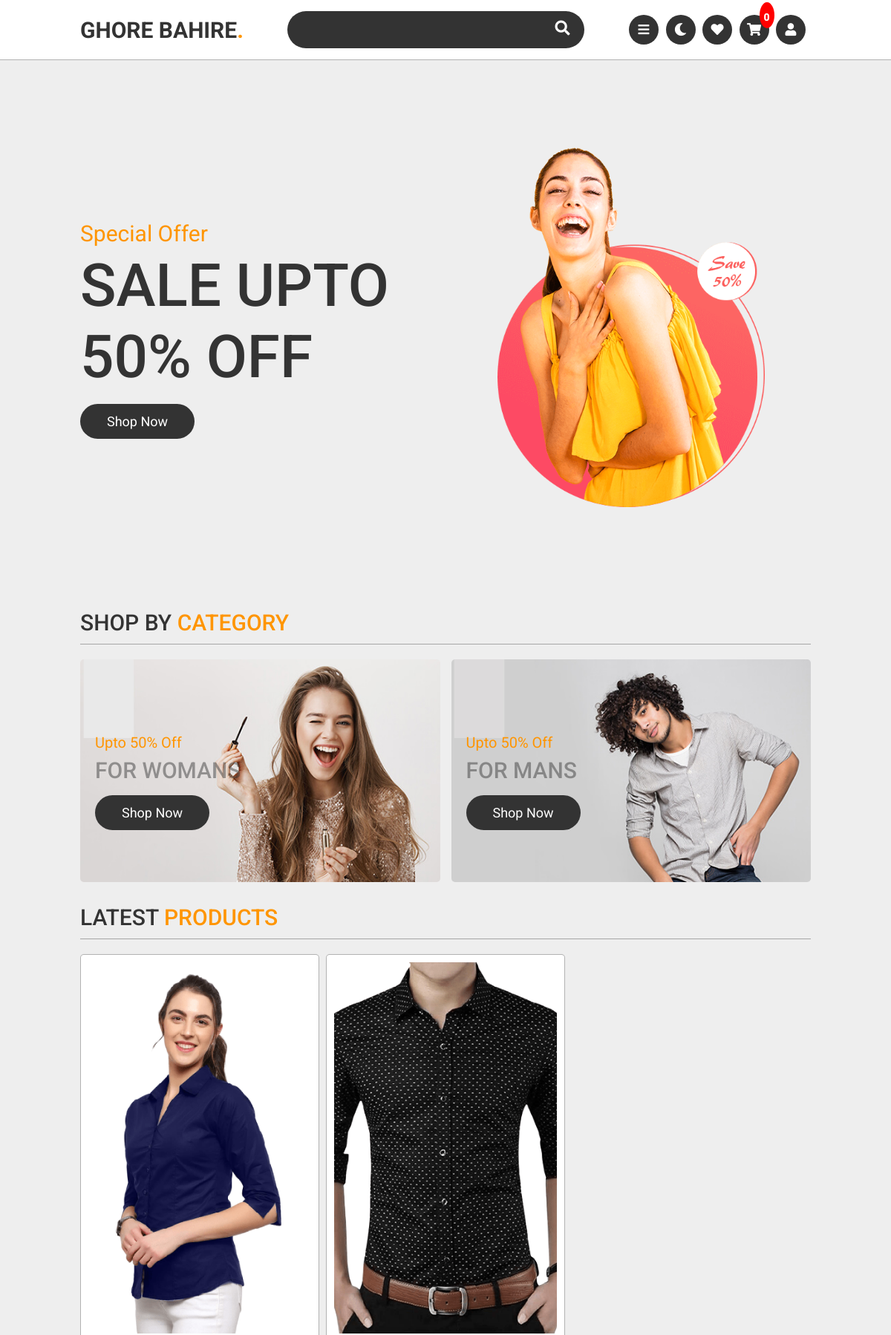
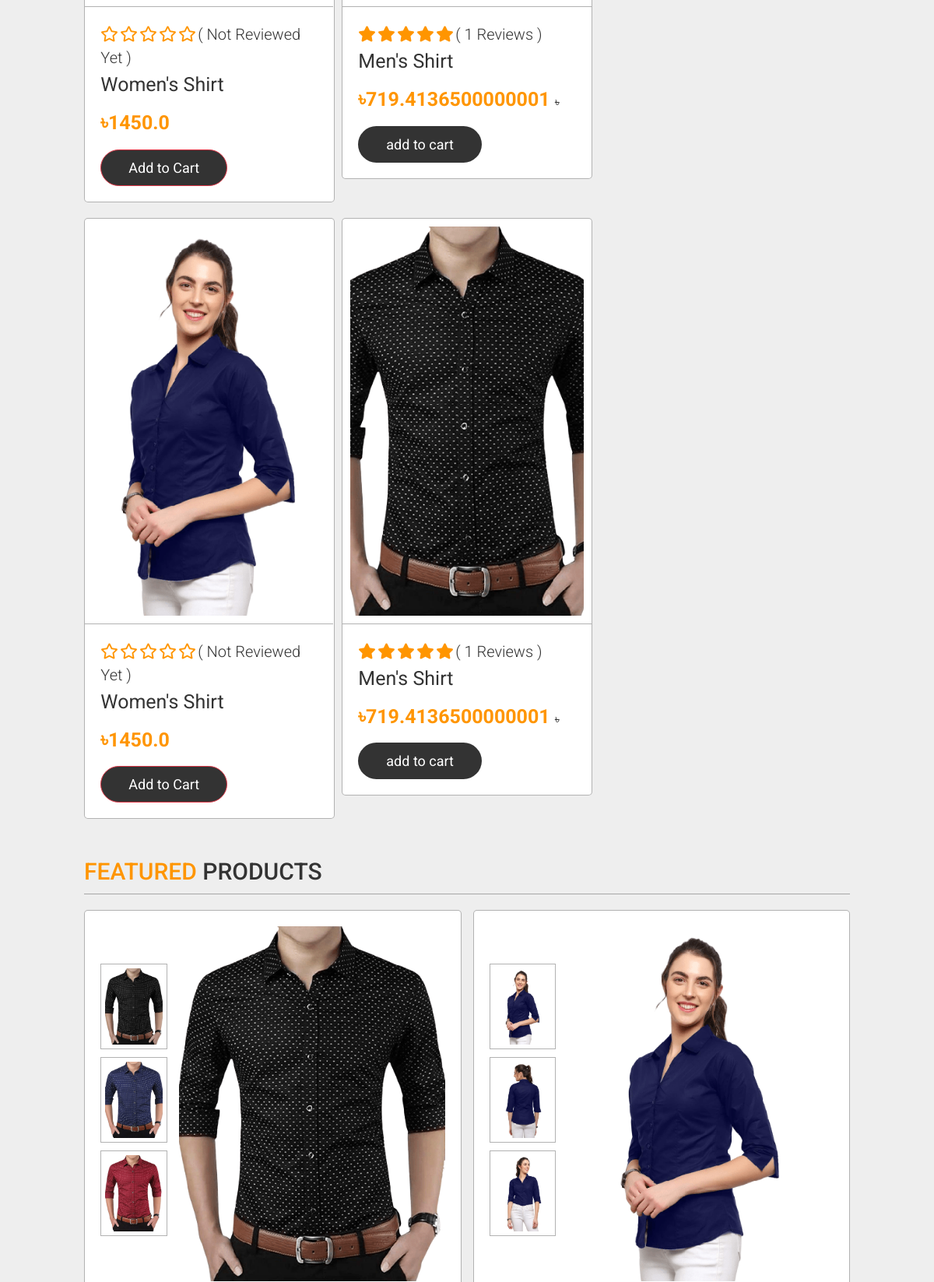
The page / (upper part) on the database its author committed (2 pictures, top to bottom).
### store/models.py (models this page shows, shortened)
class ProductImages(models.Model):
    product =  models.ForeignKey(Product, null=True, on_delete= models.CASCADE)
    img = models.ImageField(default="product-pic.jpg",null = True,blank = True)

class Product(models.Model):
    FOR = (
        ('woman','Woman'),
        ('man', 'Man')
    )
    shopowner = models.ForeignKey(ShopOwner, null=True, on_delete= models.CASCADE)
    name = models.CharField(max_length=200,blank = True, null=True)
    price = models.FloatField(default=0,null=True)
    category = models.ManyToManyField(Category)
    description = models.CharField(max_length=2000, null=True,blank=True)
    date_created = models.DateTimeField(auto_now_add=True, null=True)
    quantity = models.CharField(max_length=100,blank = True, null=True)
    digital = models.BooleanField(default=False, null=True, blank=False)
    color = models.ManyToManyField(Color)
    size = models.ManyToManyField(Size)
    stock = models.IntegerField(default=0, null = True,blank = True)
    discount = models.IntegerField(default=0, null = True,blank = True)
    discount_amount = models.FloatField(default=0, null = True,blank = True)
    rate = models.FloatField(default=0, null = True,blank = True)
    featured = models.BooleanField(default=False,blank=True,null=True)
    c_for = models.CharField(max_length=200,blank=True, null=True,choices=FOR)

### store/views.py (the view)
# urls.py: path('',include('store.urls')),
def store(request):
    total_products = Product.objects.all().count()
    latest_products = Product.objects.all()[:10]
    if total_products > 10:
        after_latest = Product.objects.all()[10:]
    else:
        after_latest = Product.objects.all()[:10]
    for i in latest_products:
        i.images = ProductImages.objects.filter(product = i)[:1]
        i.total_review = Review.objects.filter(product = i).count()
    for j in after_latest:
        j.images = ProductImages.objects.filter(product = j)[:1]
        j.total_review = Review.objects.filter(product = j).count()
    featured_products1 = Product.objects.filter(featured = 'True')[:1]
    featured_products2 = Product.objects.filter(featured = 'True')[1:2]
    featured_products3 = Product.objects.filter(featured = 'True')[2:3]
    for k in featured_products1:
        k.images = ProductImages.objects.filter(product = k)
        k.big_image = ProductImages.objects.filter(product = k)[:1]
        k.total_review = Review.objects.filter(product = k).count()
    for k in featured_products2:
        k.images = ProductImages.objects.filter(product = k)
        k.big_image = ProductImages.objects.filter(product = k)[:1]
        k.total_review = Review.objects.filter(product = k).count()
    for k in featured_products3:
        k.images = ProductImages.objects.filter(product = k)
        k.big_image = ProductImages.objects.filter(product = k)[:1]
        k.total_review = Review.objects.filter(product = k).count()
    if request.user.is_authenticated:
        customer = request.user.customer
        order, created = Order.objects.get_or_create(customer=customer, complete=False)
        cartItems = order.get_cart_items
    else:
        cookieData = cookieCart(request)
        cartItems = cookieData['cartItems']
        order = cookieData['order']
    reviews = Review.objects.all().order_by('-created_at')
    total_reviews = reviews.count()
    context = {
        'reviews':reviews,
        'total_reviews':total_reviews,
        'featured_products1':featured_products1,
        'featured_products2':featured_products2,
        'featured_products3':featured_products3,
        'after_latest':after_latest,
        'cartItems':cartItems,
        'latest_products':latest_products,
        'i.images':i.images,
        'i.total_review':i.total_review,
        'j.images':j.images,
        'j.total_review':j.total_review,
        'k.images':k.images,
        'k.big_image':k.big_image,
        'k.total_review':k.total_review,
    }
    return render(request, 'store/store.html',context)

### store/utils.py (called while the page is built, shortened)
def cookieCart(request):
    try:
        cart = json.loads(request.COOKIES['cart'])
    except:
        cart = {}
    items = []
    order = {'get_cart_total':0, 'get_cart_items':0,'shipping':False}
    cartItems = order['get_cart_items']
    return {"cartItems":cartItems,"order":order,"items":items}

### store/templates/store/store.html (shortened to what this page needs)
{% extends 'main.html' %}
{% block main %}
<section class="home" id="home">
    <div class="content">
        <span>special offer</span>
        <h3>sale upto 50% off</h3>
        <a href="#" class="btn">shop now</a>
    </div>
    <div class="image">
        <img src="images/home-img.png" alt="">
    </div>
</section>
<section class="category">
    <h1 class="heading"> shop by <span>category</span> </h1>
    <div class="box-container">
        <div class="box">
            <img src="images/cat-1.jpg" alt="">
            <div class="content">
                <span>upto 50% off</span>
                <h3>for womans</h3>
                <a href="/category/woman" class="btn">shop now</a>
            </div>
        </div>
        <div class="box">
            <img src="images/cat-2.jpg" alt="">
            <div class="content">
                <span>upto 50% off</span>
                <h3>for mans</h3>
                <a href="/category/man" class="btn">shop now</a>
            </div>
        </div>
    </div>
</section>
<section class="products" id="products">
    <h1 class="heading"> latest <span>products</span> </h1>
<div class="swiper-container product-slider gap">
    <div class="swiper-wrapper">
        {% for i in latest_products %}
        <div class="swiper-slide">
            <div class="slide">
                <div class="image">
                    {% for j in i.images %}
                        <img src="{{ j.img.url }}" alt="">
                    {% endfor %}
                </div>
                <div class="content">
                    <div class="stars">
                        {% if i.rate <= 0 %}
                        <i class="far fa-star"></i>
                        <i class="far fa-star"></i>
                        <i class="far fa-star"></i>
                        <i class="far fa-star"></i>
                        <i class="far fa-star"></i>
                        {% elif i.rate <= 1 %}
                        <i class="fas fa-star"></i>
                        <i class="far fa-star"></i>
                        <i class="far fa-star"></i>
                        <i class="far fa-star"></i>
                        <i class="far fa-star"></i>
                        {% elif i.rate <= 2 %}
                        <i class="fas fa-star"></i>
                        <i class="fas fa-star"></i>
                        <i class="far fa-star"></i>
                        <i class="far fa-star"></i>
                        <i class="far fa-star"></i>
                        {% elif i.rate <= 3 %}
                        <i class="fas fa-star"></i>
                        <i class="fas fa-star"></i>
                        <i class="fas fa-star"></i>
                        <i class="far fa-star"></i>
                        <i class="far fa-star"></i>
                        {% elif i.rate <= 4 %}
                        <i class="fas fa-star"></i>
                        <i class="fas fa-star"></i>
                        <i class="fas fa-star"></i>
                        <i class="fas fa-star"></i>
                        <i class="far fa-star"></i>
                        {% else %}
                        <i class="fas fa-star"></i>
                        <i class="fas fa-star"></i>
                        <i class="fas fa-star"></i>
                        <i class="fas fa-star"></i>
                        <i class="fas fa-star"></i>
                        {% endif %}
                        <span>( {% if i.total_review == 0 %} Not reviewed yet {% else %} {{i.total_review}} reviews {% endif %} )</span>
                    </div>
                    <h3>{{i.name}}</h3>
                    <div class="price">&#2547;{{i.price}} {% if i.discount > 0 %} <span>&#2547;{{ i.demo_price }}</span> {% endif %} </div>
                    {% if i.stock <= 0 %}
                    <button class="btn btn-outline-danger btn-disabled">Add to Cart</button>
                    {% else %}
                    <button data-product={{i.id}} data-action="add" class="btn update-cart">add to cart</button>
                    {% endif %}
                </div>
            </div>
        </div>
        {% endfor %}
    </div>
</div>
<div class="swiper-container product-slider gap">
    <div class="swiper-wrapper">
        {% for j in after_latest %}
        <div class="swiper-slide">
            <div class="slide">
                <div class="image">
                    {% for i in j.images %}
                        <img src="{{ i.img.url }}" alt="">
                    {% endfor %}
                </div>
                <div class="content">
                    <div class="stars">
                        {% if j.rate <= 0 %}
                        <i class="far fa-star"></i>
                        <i class="far fa-star"></i>
                        <i class="far fa-star"></i>
                        <i class="far fa-star"></i>
                        <i class="far fa-star"></i>
                        {% elif j.rate <= 1 %}
                        <i class="fas fa-star"></i>
                        <i class="far fa-star"></i>
                        <i class="far fa-star"></i>
                        <i class="far fa-star"></i>
                        <i class="far fa-star"></i>
                        {% elif j.rate <= 2 %}
                        <i class="fas fa-star"></i>
                        <i class="fas fa-star"></i>
                        <i class="far fa-star"></i>
                        <i class="far fa-star"></i>
                        <i class="far fa-star"></i>
                        {% elif j.rate <= 3 %}
                        <i class="fas fa-star"></i>
                        <i class="fas fa-star"></i>
                        <i class="fas fa-star"></i>
                        <i class="far fa-star"></i>
                        <i class="far fa-star"></i>
                        {% elif j.rate <= 4 %}
                        <i class="fas fa-star"></i>
                        <i class="fas fa-star"></i>
                        <i class="fas fa-star"></i>
                        <i class="fas fa-star"></i>
                        <i class="far fa-star"></i>
                        {% else %}
                        <i class="fas fa-star"></i>
                        <i class="fas fa-star"></i>
                        <i class="fas fa-star"></i>
                        <i class="fas fa-star"></i>
                        <i class="fas fa-star"></i>
                        {% endif %}
                        <span>( {% if j.total_review == 0 %} Not reviewed yet {% else %} {{j.total_review}} reviews {% endif %} )</span>
                    </div>
                    <h3>{{j.name}}</h3>
                    <div class="price">&#2547;{{j.price}} {% if j.discount > 0 %} <span>&#2547;{{ j.demo_price }}</span> {% endif %} </div>
                    {% if j.stock <= 0 %}
                    <button class="btn btn-outline-danger btn-disabled">Add to Cart</button>
                    {% else %}
                    <button data-product={{j.id}} data-action="add" class="btn update-cart">add to cart</button>
                    {% endif %}
                </div>
            </div>
        </div>
        {% endfor %}
    </div>
</div>
</section>
<section class="featured" id="featured">
    <h1 class="heading"> <span>featured</span> products </h1>
    <div class="box-container">
        {% for k in featured_products1 %}
        <div class="box">
            <div class="image-container">
                <div class="small-image">
                    {% for i in k.images %}
                    <img src="{{ i.img.url }}" class="small-image-1" alt="">
                    {% endfor %}
                </div>
                <div class="big-image">
                    {% for i in k.big_image %}
                    <img src="{{ i.img.url }}" class="big-image-1" alt="">
                    {% endfor %}
                </div>
            </div>
        </div>
        {% endfor %}
        {% for k in featured_products2 %}
        <div class="box">
            <div class="image-container">
                <div class="small-image">
                    {% for i in k.images %}
                    <img src="{{ i.img.url }}" class="small-image-2" alt="">
                    {% endfor %}
                </div>
                <div class="big-image">
                    {% for i in k.big_image %}
                    <img src="{{ i.img.url }}" class="big-image-2" alt="">
                    {% endfor %}
                </div>
            </div>
        </div>
        {% endfor %}
    </div>
</section>
{% endblock %}

### static/css/style.css (style rules this page uses)
:root { --orange:#ff9500; --white-color:#fff; --black-color:#333; --light-color:rgba(0,0,0,.3); }
* { font-family: 'Roboto', sans-serif; margin:0; padding:0; box-sizing: border-box; outline: none; border:none; text-decoration: none; text-transform: capitalize; transition:.2s linear; }
html { font-size: 62.5%; overflow-x: hidden; scroll-padding-top: 7.5rem; scroll-behavior: smooth; }
body { background:#eee; }
section { padding:1rem 9%; }
.heading { padding:1rem 0; margin-bottom: 2rem; border-bottom: .1rem solid var(--light-color); font-size: 3rem; color:var(--black-color); text-transform: uppercase; }
.heading span { color:var(--orange); text-transform: uppercase; }
.btn { display: inline-block; margin-top: 1rem; border-radius: 5rem; background: var(--black-color); color:var(--white-color); font-size: 1.8rem; padding:.9rem 3.5rem; cursor: pointer; }
.home { min-height: 90vh; display: flex; align-items: center; flex-wrap: wrap-reverse; gap:1.5rem; }
.home .content { flex:1 1 40rem; }
.home .image { flex:1 1 40rem; text-align: center; }
.home .image img { width:30vw; }
.home .content span { color:var(--orange); font-size: 3rem; }
.home .content h3 { color:var(--black-color); font-size: 8rem; text-transform: uppercase; }
.category .box-container { display: flex; flex-wrap: wrap; gap:1.5rem; }
.category .box-container .box { height: 30rem; flex:1 1 40rem; border-radius: .5rem; position: relative; overflow:hidden; }
.category .box-container .box img { height: 100%; width: 100%; object-fit: cover; }
.category .box-container .content { position: absolute; bottom: 7rem; left:2rem; }
.category .box-container .content span { font-size: 2rem; color:var(--orange); }
.category .box-container .content h3 { font-size: 3rem; color:#3337; text-transform: uppercase; padding-top: .5rem; }
.products .product-slider .slide { overflow: hidden; position: relative; border:.1rem solid var(--light-color); border-radius: .5rem; background: var(--white-color); }
.products .product-slider .slide .image { padding:1rem; }
.products .product-slider .slide .image img { height: 50rem; width: 100%; object-fit: cover; }
.products .product-slider .slide .content { padding:2rem; border-top: .1rem solid var(--light-color); }
.products .product-slider .slide .content .stars i { font-size: 2rem; color:var(--orange); }
.products .product-slider .slide .content .stars span { font-size: 2rem; color:var(--black-color); font-weight: 300; }
.products .product-slider .slide .content h3 { color:var(--black-color); font-weight: normal; font-size: 2.5rem; padding:.5rem 0; }
.products .product-slider .slide .content .price { color:var(--orange); font-weight: bolder; font-size: 2.5rem; padding:.5rem 0; }
.products .product-slider .slide .content .price span { color:var(--black-color); font-weight: normal; font-size: 1.5rem; text-decoration: line-through; }
.products .gap { margin-bottom: 2rem; overflow: hidden; }
.featured .box-container { display: flex; flex-wrap: wrap; gap:1.5rem; }
.featured .box-container .box { flex:1 1 27rem; background: var(--white-color); border:.1rem solid var(--light-color); border-radius: .5rem; padding:1rem; }
.featured .box-container .box .image-container { display: flex; gap:1.5rem; align-items: center; padding:1rem; }
.featured .box-container .box .image-container .small-image { width:20%; }
.featured .box-container .box .image-container .big-image { width:80%; }
.featured .box-container .box .image-container .small-image img { width:100%; padding: .5rem; margin-bottom: 1rem; border:.1rem solid var(--light-color); cursor: pointer; }
.featured .box-container .box .image-container .big-image img { width:100%; }

### rows shown on the page
Product: total_review "1", name "Men's Shirt", price "719.4136500000001"
ProductImages: img (picture)
Product: rate 0 (drawn), shows "Not Reviewed Yet", name "Women's Shirt", price "1450.0", stock "Add to Cart"
ProductImages: img (picture)
ProductImages: img (picture)
ProductImages: img (picture)
ProductImages: img (picture)
ProductImages: img (picture)

### other values the page prints
{{ cartItems }} "0"
